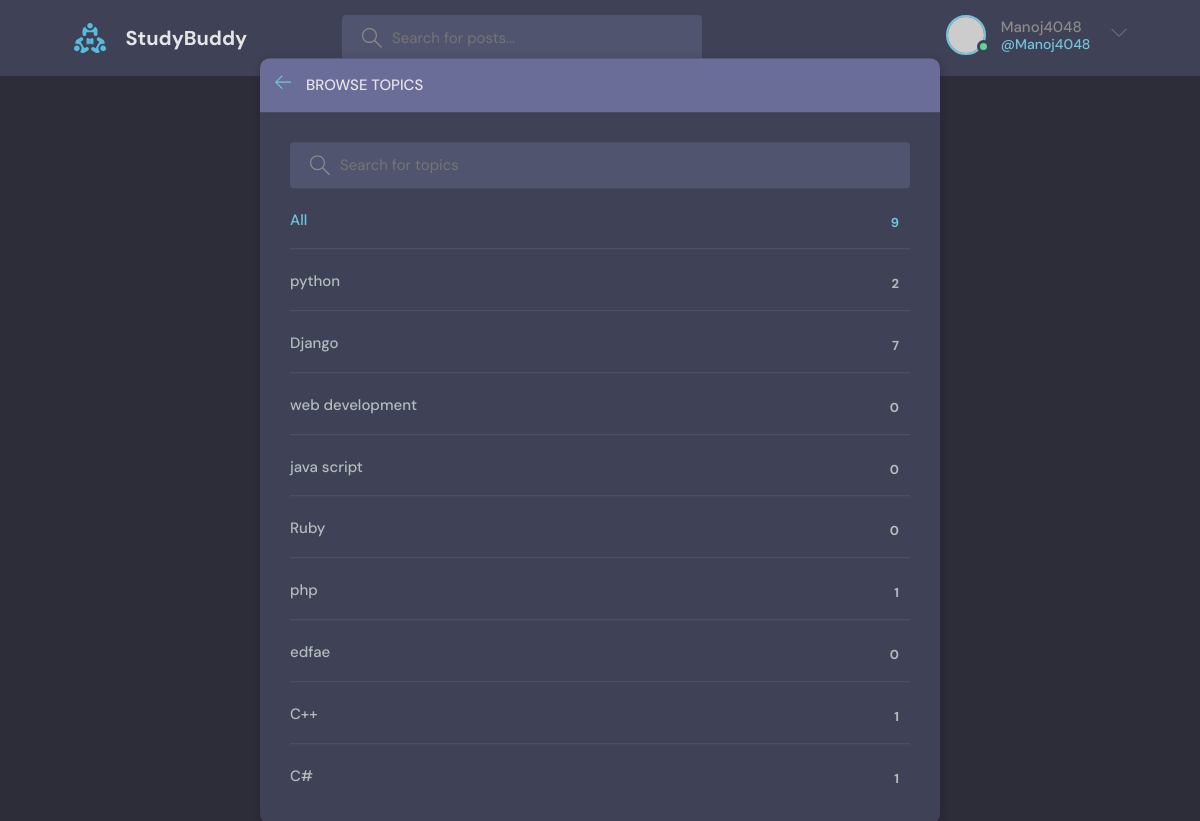
The app's page /topics/ (signed in) with its own data.
### base/models.py (models this page shows, shortened)
class Topic(models.Model):
    name = models.CharField(max_length=200)

### base/views.py (the view)
# urls.py: path('topics/', views.topicsPage, name="topics"),
def topicsPage(request):
    q = request.GET.get('q') if request.GET.get('q') != None else ''
    topics = Topic.objects.filter(name__icontains=q)
    context = {'topics': topics}
    return render(request, 'base/topics.html', context)

### base/templates/base/topics.html (shortened to what this page needs)
{% extends 'main.html' %}
{% block content %}
    <main class="create-room layout">
      <div class="container">
        <div class="layout__box">
          <div class="layout__boxHeader">
            <div class="layout__boxTitle">
              <a href="{% url 'home' %}">
                <svg version="1.1" xmlns="http://www.w3.org/2000/svg" width="32" height="32" viewBox="0 0 32 32">
                  <title>arrow-left</title>
                  <path
                    d="M13.723 2.286l-13.723 13.714 13.719 13.714 1.616-1.611-10.96-10.96h27.625v-2.286h-27.625l10.965-10.965-1.616-1.607z"
                  ></path>
                </svg>
              </a>
              <h3>Browse Topics</h3>
            </div>
          </div>
          <div class="topics-page layout__body">
            <form  action="" method="GET" class="header__search">
              <label>
                <input name ="q" placeholder="Search for topics" />
              </label>
            </form>
            <ul class="topics__list">
              <li>
                <a href="{% url 'topics' %}" class="active">All <span>{{topics.count}}</span></a>
              </li>
              {% for topic in topics %}
              <li>
                <a href="{% url 'home' %}?q={{topic.name}}">{{topic.name}} <span>{{topic.room_set.all.count}}</span> </a>
              </li>
              {% endfor %}
            </ul>
          </div>
        </div>
      </div>
    </main>
    {% endblock content %}

### templates/navbar.html (shortened to what this page needs)
{% load static %}
<header class="header header--loggedIn">
    <div class="container">
      <a href="{% url 'home' %}" class="header__logo">
        <img src="{% static 'images/logo.svg' %}" />
        <h1>StudyBuddy</h1>
      </a>
      <form class="header__search" method="GET" action="{% url 'home' %}">
        <label>
          <input name="q" placeholder="Search for posts..." />
        </label>
      </form>
      <nav class="header__menu">
        {% if request.user.is_authenticated %}
        <div class="header__user">
          <a href="{% url 'updateuser' %}">
            <div class="avatar avatar--medium active">
              <img src="https://randomuser.me/api/portraits/men/37.jpg" />
            </div>
            <p>{{request.user.username}} <span>@{{request.user.username}}</span></p>
          </a>
          <button class="dropdown-button">
            <svg version="1.1" xmlns="http://www.w3.org/2000/svg" width="32" height="32" viewBox="0 0 32 32">
              <title>chevron-down</title>
              <path d="M16 21l-13-13h-3l16 16 16-16h-3l-13 13z"></path>
            </svg>
          </button>
        </div>
        {% else %}
        <a href="{% url 'login' %}">
          <img src="{% static 'images/avatar.svg' %}" />
          <p>Login</p>
        </a>
        {% endif %}
      </nav>
    </div>
  </header>

### static/styles/style.css (style rules this page uses)
:root { --color-main: #71c6dd; --color-main-light: #e1f6fb; --color-dark: #3f4156; --color-dark-medium: #51546e; --color-dark-light: #696d97; --color-light: #e5e5e5; --color-gray: #8b8b8b; --color-light-gray: #b2bdbd; --color-bg: #2d2d39; --color-success: #5dd693; --color-error: #fc4b0b; }
* { font-family: "DM Sans", -apple-system, BlinkMacSystemFont, "Segoe UI", Roboto, Oxygen, Ubuntu, Cantarell, "Open Sans", "Helvetica Neue", sans-serif; margin: 0; padding: 0; box-sizing: border-box; text-rendering: optimizeLegibility; font-size: inherit; }
html { font-size: 56.25%; }
@media only screen and (min-width: 1200px) { html { font-size: 62.5%; } }
body { line-height: 1.6; font-weight: 400; font-size: 1.5rem; color: var(--color-light-gray); background-color: var(--color-bg); min-height: 100vh; }
img { width: 100%; }
a { display: inline-block; color: var(--color-main); text-decoration: none; }
.container { max-width: 120rem; width: 90%; margin: auto; }
.avatar { position: relative; display: inline-block; border-radius: 50%; border: 2px solid var(--color-main); }
.avatar img { display: block; border-radius: 50%; object-fit: cover; object-position: center; }
.avatar::after { content: ""; display: block; position: absolute; background-color: var(--color-gray); z-index: 111; border-radius: 50%; border: 0.3rem solid var(--color-dark); }
.avatar.active::after { background-color: var(--color-success); }
.avatar.avatar--medium img { width: 3.6rem; height: 3.6rem; border-radius: 50%; }
.avatar.avatar--medium:after { width: 0.7rem; height: 0.7rem; bottom: 0px; right: -6px; }
.header { padding: 1.5rem; background-color: var(--color-dark); }
.header > .container { display: flex; gap: 9.5rem; }
.header__logo, .header__user { display: flex; gap: 2rem; align-items: center; }
.header__logo > img { height: 3.2rem; width: 3.2rem; }
.header__logo > h1 { font-weight: 700; font-size: 2rem; color: var(--color-light); }
.header__search > label { background-color: var(--color-dark-medium); padding: 1.3rem 1rem; display: flex; align-items: center; gap: 1rem; border-radius: 4px; }
.header__search svg { fill: var(--color-gray); width: 2rem; height: 2rem; margin-left: 1rem; }
.header__search input { width: 30rem; background: transparent; border: none; outline: none; color: var(--color-light); }
.header__menu { margin-left: auto; position: relative; }
.header__menu a { display: flex; gap: 1.5rem; align-items: center; font-weight: 500; text-decoration: none; color: var(--color-gray); }
.header__menu img { height: 3.6rem; }
.header__menu p { line-height: 1.2; }
.header__menu span { color: var(--color-main); font-weight: 500; font-size: 1.4rem; display: block; }
.header__menu svg { width: 1.6rem; height: 1.6rem; fill: var(--color-dark-light); }
.dropdown-button { background: transparent; border: 0; outline: 0; cursor: pointer; }
.layout { margin-top: 2.4rem; }
.layout > .container { display: flex; justify-content: space-between; align-items: flex-start; }
.layout__box { width: 90%; max-width: 48rem; min-height: 40rem; position: absolute; top: 50%; left: 50%; transform: translate(-50%, -46%); background-color: var(--color-dark); border-radius: 1rem; box-shadow: 1px 1px 6px 3px rgba(0, 0, 0, 0.1); overflow: hidden; }
.layout__boxHeader { display: flex; padding: 1.5rem; background-color: var(--color-dark-light); }
.layout__boxTitle { display: flex; gap: 1.5rem; align-items: center; }
.layout__boxTitle h3 { text-transform: uppercase; font-weight: 500; color: var(--color-light); }
.layout__boxTitle svg { width: 1.6rem; height: 1.6rem; fill: var(--color-main); }
.layout__body { margin: 3rem; }
.topics__list { list-style: none; }
.topics__list li a { display: flex; justify-content: space-between; margin-bottom: 3rem; font-weight: 500; color: var(--color-light-gray); transition: all 0.3s ease-in-out; }
.topics__list li a.active, .topics__list li a:hover { color: var(--color-main); }
.topics__list li a span { padding: 0.5rem 1rem; background-color: var(--color-dark); border-radius: 3px; font-size: 1.3rem; font-weight: 700; letter-spacing: 1px; }
.topics-page .topics__list li:not(:last-child) a { margin: 2rem 0; padding-bottom: 1rem; text-decoration: none; border-bottom: 1px solid var(--color-dark-medium); }
.topics-page .header__search { display: block; }
.create-room.layout .layout__box { max-width: 68rem; }

### records on screen
Topic: name "python", room_set.all.count "2"
Topic: name "Django", room_set.all.count "7"
Topic: name "web development", room_set.all.count "0"
Topic: name "java script", room_set.all.count "0"
Topic: name "Ruby", room_set.all.count "0"
Topic: name "php", room_set.all.count "1"
Topic: name "edfae", room_set.all.count "0"
Topic: name "C++", room_set.all.count "1"
Topic: name "C#", room_set.all.count "1"

### other values on screen
{{ request.user.username }} "Manoj4048"
{{ topics.count }} "9"
